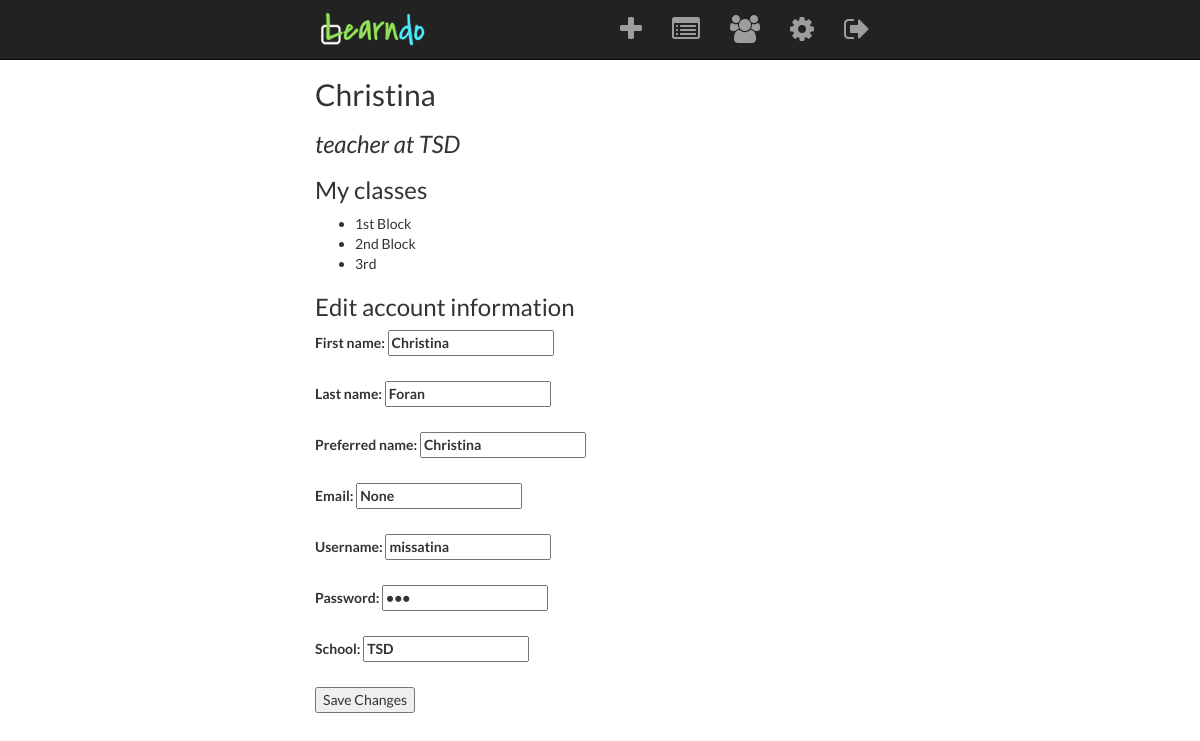
Before: /profile/7 (signed in) with the older database file.
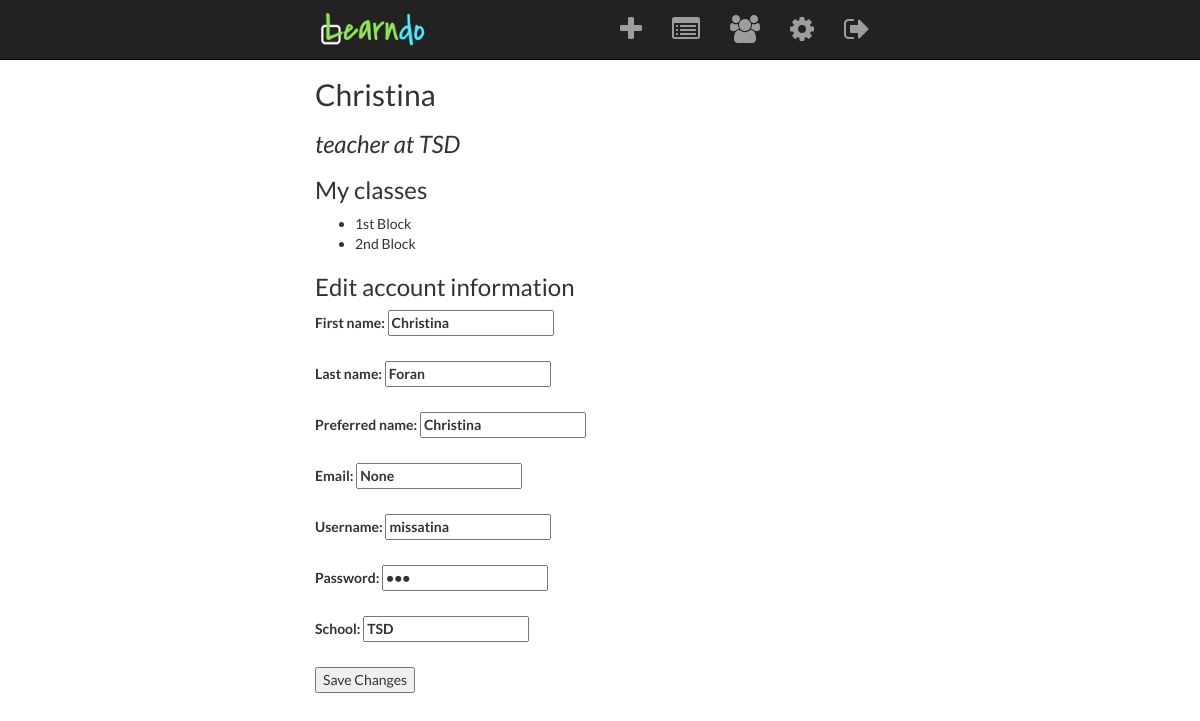
After: the same page with the newer database file.
### model.py (models this page shows, shortened)
class Class(db.Model):
    __tablename__ = "classes"
    class_id = db.Column(db.Integer, autoincrement=True, primary_key=True)
    class_name = db.Column(db.String(64), nullable=False)

### server.py (the view)
@app.route('/profile/<int:user_id>')
def load_profile(user_id):
    user = User.query.get(user_id)
    if user.is_teacher:
        acct_type = 'teacher'
    else:
        acct_type = 'student'
    my_classes = []
    for each_class in user.classes:
        my_classes.append(each_class.class_name)
    if access_profile(user_id) == True:
        return render_template("profile.html", user=user, my_classes=my_classes, acct_type=acct_type)
    else:
        flash("You do not have access to that page.")
        return redirect("/")

### helper.py (called while the page is built)
def list_teachers(student_id):
    student = User.query.get(student_id)
    teachers = []
    if student.is_teacher == 0:
        for each_class in student.classes:
            for user in each_class.users:
                if user.is_teacher == 1:
                    teachers.append(user.user_id)
    return teachers

def access_profile(user_id):
    user = User.query.get(user_id)
    teachers = list_teachers(user_id)
    if session['user_id'] == user_id:
        return True
    else:
        for teacher_id in teachers:
            if session['user_id'] == teacher_id:
                return True
            else:
                return False

### templates/profile.html (shortened to what this page needs)
{% extends 'base.html' %}
{% block content %}
<h2>{{ user.display_name }}</h2>
<h3><i>{{ acct_type }} at {{ user.school }}</i></h3>
<h3>My classes</h3>
    <ul>
    {% for class in my_classes %}
        <li>{{ class }}</li>
    {% endfor %}
    </ul>
<h3>Edit account information</h3>
<form action="/edit_profile" method="POST">
    <div>
        <label>
            First name:
            <input type="text" name="first" value="{{ user.first_name }}" required>
        </label><br><br>
    </div>
    <div>
        <label>
            Last name:
            <input type="text" name="last" value="{{ user.last_name }}" required>
        </label><br><br>
    </div>
    <div>
        <label>
            Preferred name:
            <input type="text" name="preferred" value="{{ user.display_name }}" >
        </label><br><br>
    </div>
    <div>
        <label>
            Email:
            <input type="text" name="email" value="{{ user.email }}">
        </label><br><br>
    </div>
    <div>
        <label>
            Username:
            <input type="text" name="username" value="{{ user.username}}" required>
        </label><br><br>
    </div>
    <div>
        <label>
            Password:
            <input type="password" name="password" value="{{ user.password }}" required>
        </label><br><br>
    </div>
    <div>
        <label>
            School:
            <input type="text" name="school" value="{{ user.school }}" required>
        </label><br><br>
    </div>
    <div>
        <input type="submit" value="Save Changes">
    </div>
</form>
{% endblock %}

Changed rows visible on the page:
removed Class: class_name "3rd"
